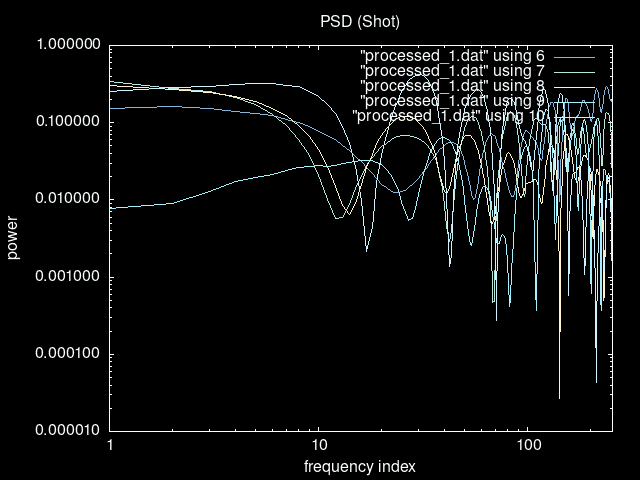

The gnuplot source for this figure:
set terminal png background '#000000' font "Liberation 12"
set border lc rgb '#fbffff'
set border linewidth 1.5
set linetype 1 lc rgb '#86b6dc' lw 1.5
set linetype 2 lc rgb '#b3e8dc' lw 1.5
set linetype 3 lc rgb '#fff1c9' lw 1.5
set linetype 4 lc rgb '#a4f0ff' lw 1.5
set linetype 5 lc rgb '#ccf3ff' lw 1.5
set linetype 6 lc rgb '#d8fdff' lw 1.5
set linetype cycle 6
set key textcolor '#fbffff'
set title textcolor '#fbffff'
set xlabel textcolor '#fbffff'
set ylabel textcolor '#fbffff'
set output ARG1


set title "PSD (Shot)"
set xlabel "frequency index"
set ylabel "power"
set logscale xy

plot "processed_1.dat" using 6 w l,\
	"processed_1.dat" using 7 w l,\
	"processed_1.dat" using 8 w l,\
	"processed_1.dat" using 9 w l,\
	"processed_1.dat" using 10 w l,\
